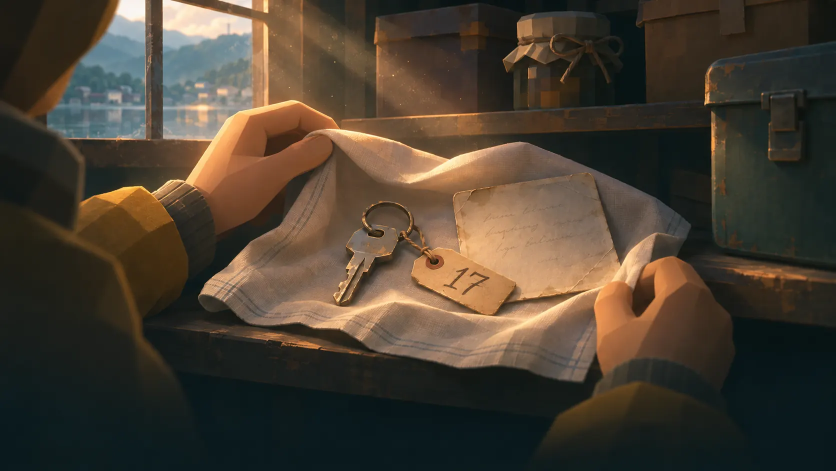
#> input picture art/story/key-photo.webp, 1672 x 941 px, given in place of key-wide-b.png, which was not available (shown at 1/2 size)
$ python menu.py
#> lines starting #> are read from the running program, lines starting #| are printed output that depends on the picture
### tools/art/proc.py
# 코덱스가 만든 원본(raw/)을 게임용 자산(out/)으로 바꾼다.
#   python -X utf8 proc.py logo raw/logo-a.png out/logo-wide.webp 1400
#   python -X utf8 proc.py glow raw/x.png out/x.webp            (검은 바탕의 빛나는 그림 → 투명 배경)
#   python -X utf8 proc.py photo raw/key.png out/key.webp 1920   (불투명 그림, 긴 변 기준 크기)
import sys
from PIL import Image, ImageFilter
import numpy as np


def unblend_black(img, floor=8):
    """검은 바탕에 빛나는 그림을 투명 배경으로: 알파 = 가장 밝은 채널, 색 = 원래 색 / 알파.
    floor 아래의 어두운 잡음(생성 이미지의 검정은 0이 아니다)은 완전히 투명하게 한다."""
    a = np.asarray(img.convert('RGB')).astype(np.float32)
    m = a.max(axis=2)
    alpha = np.clip((m - floor) / (255.0 - floor), 0, 1)
    safe = np.where(m > 0, m, 1)[..., None]
    rgb = np.clip(a / safe * 255.0, 0, 255)  # 가장 밝은 채널이 255가 되게 펴서, 알파와 곱하면 원래 색으로 돌아간다
    out = np.dstack([rgb, alpha * 255.0]).astype(np.uint8)
    return Image.fromarray(out, 'RGBA')


def crop_alpha(img, pad_ratio=0.04, thresh=6):
    a = np.asarray(img.split()[-1])
    ys, xs = np.where(a > thresh)
    x0, x1, y0, y1 = xs.min(), xs.max(), ys.min(), ys.max()
    pad = int(max(x1 - x0, y1 - y0) * pad_ratio)
    return img.crop((max(0, x0 - pad), max(0, y0 - pad), min(img.width, x1 + pad), min(img.height, y1 + pad)))


def fit(img, longest):
    s = longest / max(img.size)
    if abs(s - 1) < 1e-3:
        return img
    return img.resize((round(img.width * s), round(img.height * s)), Image.LANCZOS)


# [17 lines left out: function main, not called in this run]


# [2 lines that do not run on import are left out]

### tools/art/menu.py
# 패널·버튼·아이콘·로고·키 아트를 게임 자산(game/)으로 가공한다. python -X utf8 menu.py
import os
import numpy as np
from PIL import Image, ImageDraw, ImageFilter
from proc import unblend_black, crop_alpha, fit

OUT = 'game'
os.makedirs(OUT, exist_ok=True)


def save(img, name, **kw):
    path = f'{OUT}/{name}'
    img.save(path, 'WEBP', method=6, **kw)
    print(f'{name:22s} {img.size}  {os.path.getsize(path) / 1024:.0f} KB')


# 키 아트(불투명)
save(Image.open('raw/key-wide-b.png').convert('RGB'), 'title-wide.webp', quality=80)
#> in save, `path = f'{OUT}/{name}'`: path = 'game/title-wide.webp'
#> in save, img is the input picture: PIL image 1672x941 RGB; mean R, G, B 73.8, 63.4, 50.2
#| title-wide.webp        (1672, 941)  56 KB
save(Image.open('raw/key-tall-b.png').convert('RGB'), 'title-tall.webp', quality=80)
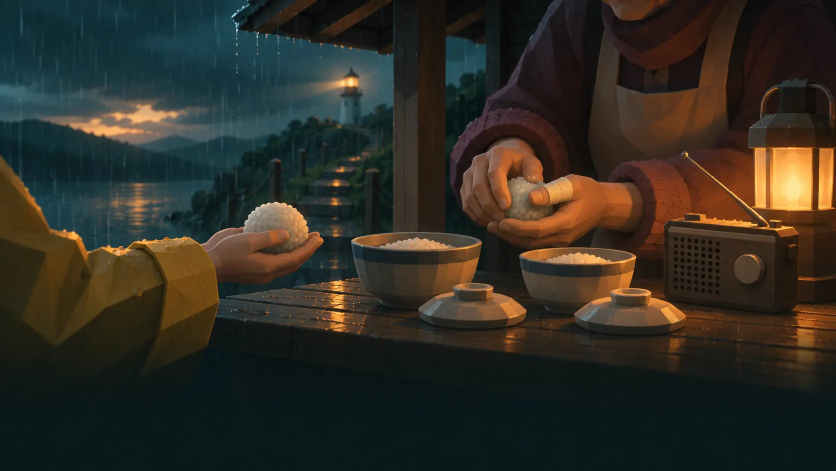
#> input picture art/story/bowls-riceballs.webp, 1672 x 941 px, given in place of key-tall-b.png, which was not available (shown at 1/2 size)
#> in save, img is the input picture: PIL image 1672x941 RGB; mean R, G, B 47.9, 45, 36.5
#| title-tall.webp        (1672, 941)  52 KB

# 로고(검은 바탕 → 투명)
save(fit(crop_alpha(unblend_black(Image.open('raw/logo-a.png'))), 1240), 'logo-wide.webp', quality=88, alpha_quality=90)
#> in unblend_black, `m = a.max(axis=2)`:
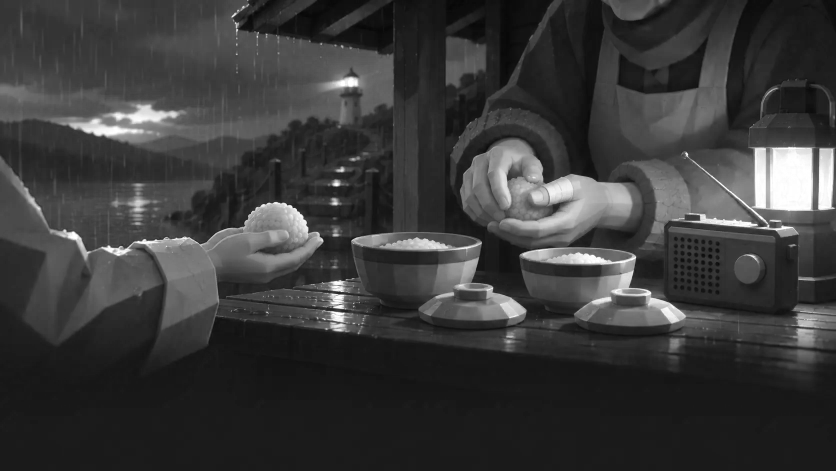
#> m: shape (941, 1672) float32 (shown at 1/2 size); min 0, max 255, mean 58.1
#> in unblend_black, `rgb = np.clip(a / safe * 255.0, 0, 255)`:
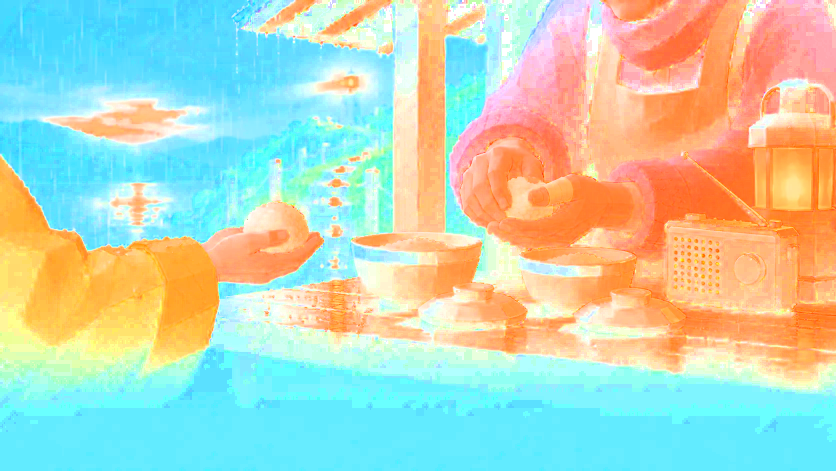
#> rgb: shape (941, 1672, 3) float32 (shown at 1/2 size); mean R, G, B 191.2, 210.6, 188.5
#> in unblend_black, `out = np.dstack([rgb, alpha * 255.0]).astype(np.uint8)`:
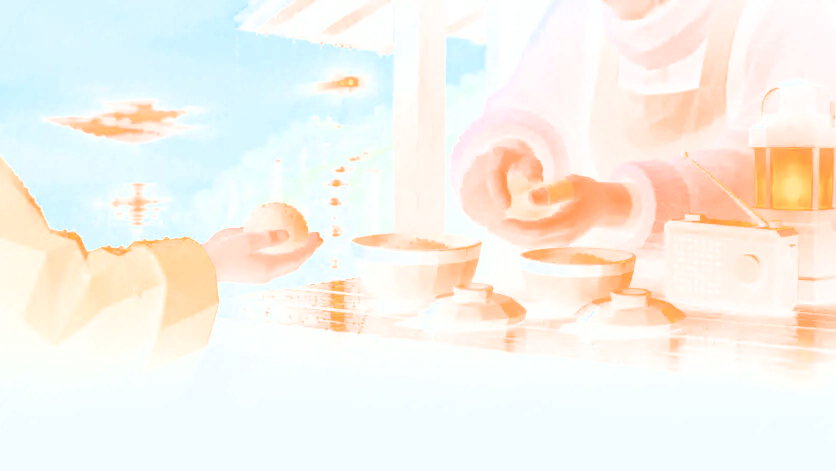
#> out: shape (941, 1672, 4) (shown at 1/2 size); mean R, G, B, A 191.1, 211.4, 187.8, 51.2; transparent parts drawn white
#> in crop_alpha, `x0, x1, y0, y1 = xs.min(), xs.max(), ys.min(), ys.max()`: x0 = 0; x1 = 1671; y0 = 0; y1 = 940
#> in crop_alpha, `pad = int(max(x1 - x0, y1 - y0) * pad_ratio)`: pad = 66
#> in fit, `s = longest / max(img.size)`: s = 0.742
#> in fit, `return img.resize((round(img.width * s), round(img.height * s)), Image..`:
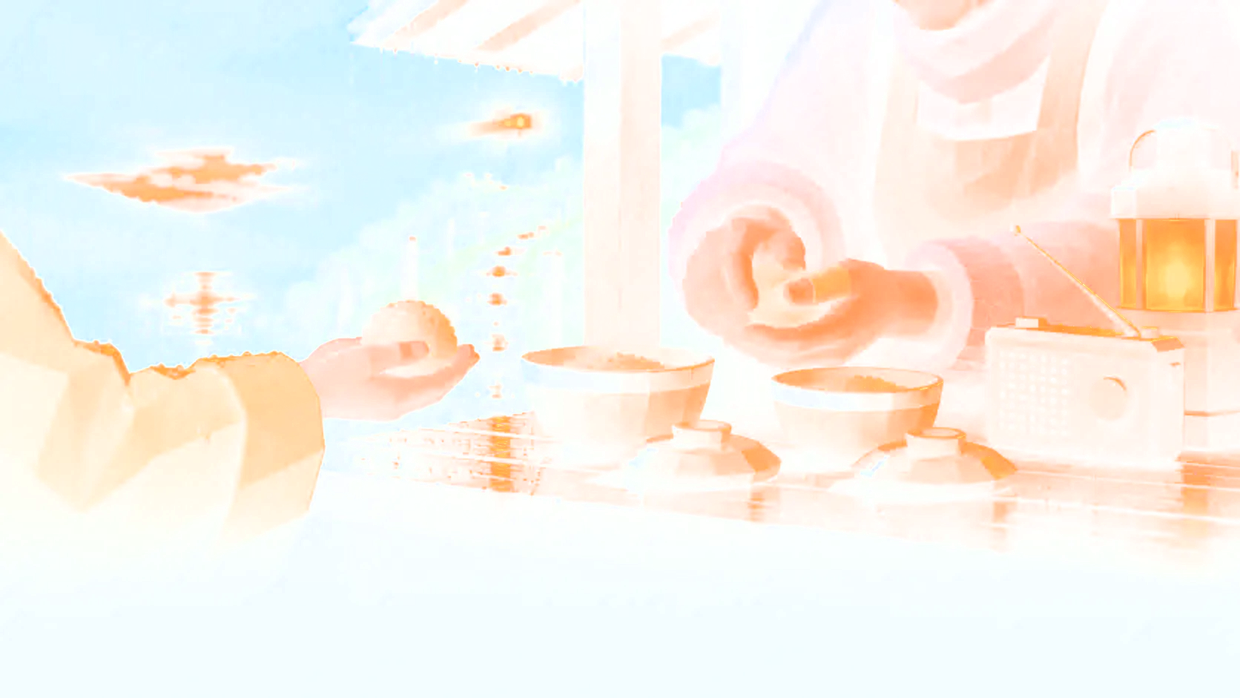
#> returned value: PIL image 1240x698 RGBA; mean R, G, B, A 191.2, 211.5, 187.4, 51.2; transparent parts drawn white
#| logo-wide.webp         (1240, 698)  311 KB
#> (the run stopped early here; a loop or call above may not have finished)
